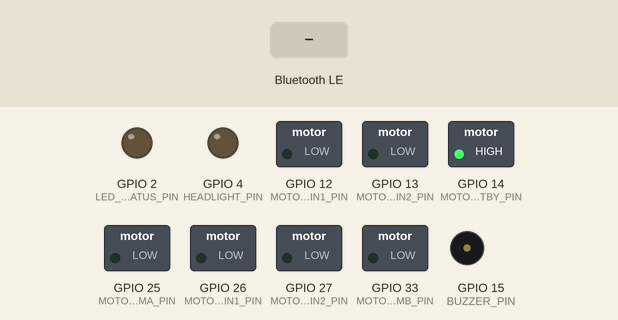
Recording of a sketch running on a simulated ESP32. Parts: switched loads named in the sketch (green lamp = pin HIGH), output pins drawn as LEDs (lit = HIGH), buzzer (waves = sounding, pin HIGH). The inputs (shaded band) are chosen by the test bench. Nothing arrives over Bluetooth unless stated; a phone connects over Bluetooth LE 3 s after start; what the sketch prints to the serial monitor is not drawn.

Above: at 2.2 s.
2.3 s: Bluetooth LE write "CMD:FWD" received
At 3.5 s:
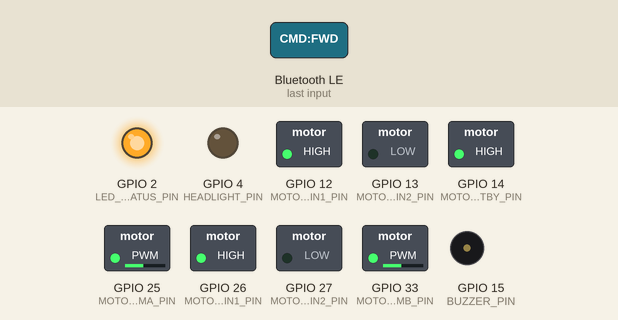
3.8 s: Bluetooth LE write "CMD:REV" received
At 4.7 s:
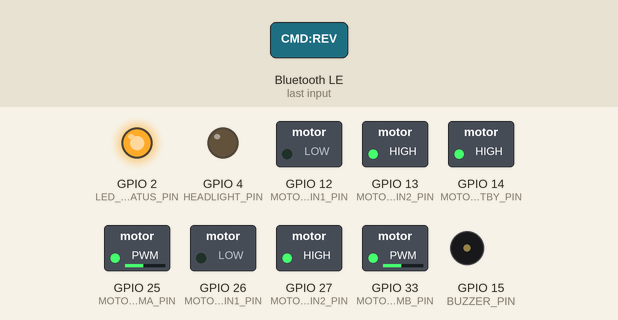
5.3 s: Bluetooth LE write "CMD:LFT" received
At 5.9 s:
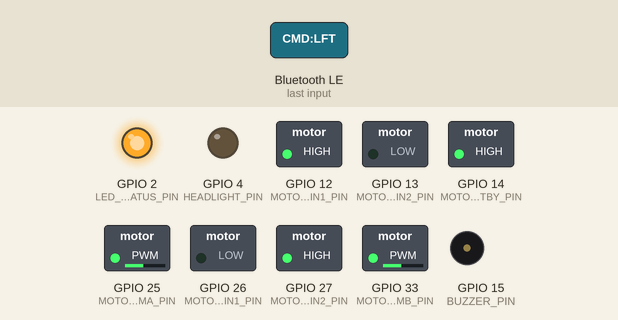
6.8 s: Bluetooth LE write "CMD:RGT" received
At 8.0 s:
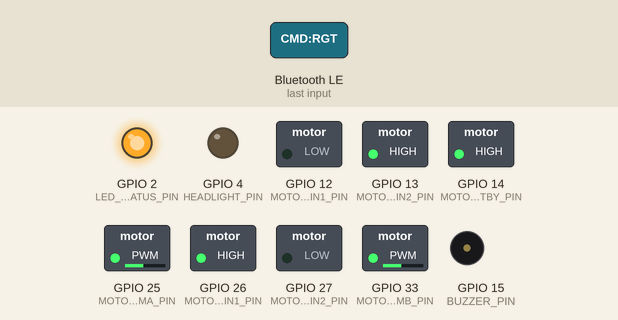
8.3 s: Bluetooth LE write "CMD:STP" received
At 9.3 s:
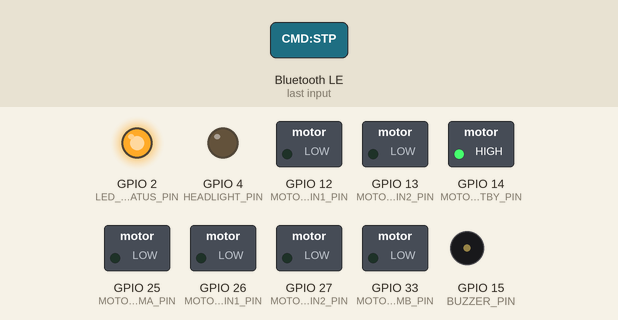
9.8 s: Bluetooth LE write "CMD:ESTOP" received
At 10.6 s:
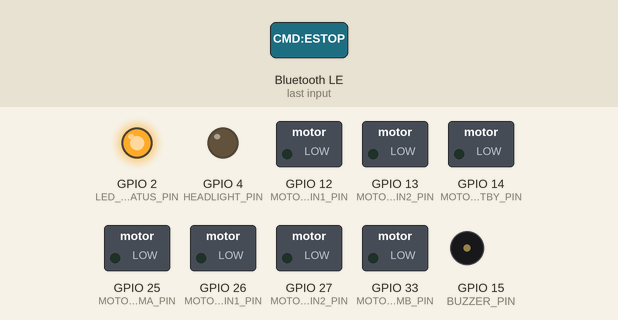
Timing chart, 0 to 12.5 s (numbered marks = the images above; inputs shaded):
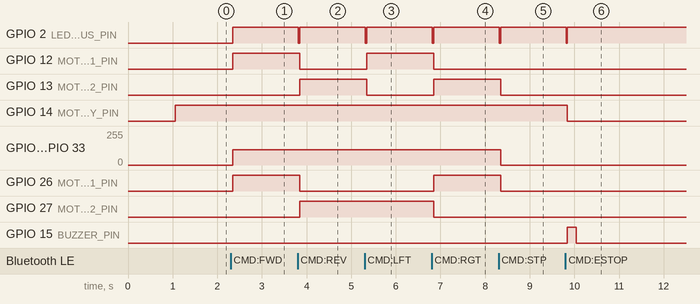

The sketch:

esp32_wheelchair_firmware.ino
```cpp
/*
 * ==============================================================================================
 * PROJECT: SMART VOICE-CONTROLLED WHEELCHAIR
 * INSTITUTION: Late G. N. Sapkal College of Engineering, Nashik
 * DEPARTMENT: Electronics and Telecommunication Engineering (B.E. E&TC 2026-2027)
 * STUDENTS: Pranjal Samadhan Sapkal, Purva Pradip Kothawade, Premal Bachhav
 * GUIDE: Prof. S. K. Khaire
 *
 * TARGET HARDWARE: ESP32 DevKit V1 (30-Pin Microcontroller)
 * COMPATIBILITY: ESP32 Arduino Core 2.x and 3.x+ Fully Supported!
 * COMMUNICATION: Web Bluetooth (BLE Nordic UART Service)
 * BAUD RATE: 115200 bps
 * ==============================================================================================
 */

#include <BLEDevice.h>
#include <BLEServer.h>
#include <BLEUtils.h>
#include <BLE2902.h>
#include <esp_arduino_version.h>

// ----------------------------------------------------------------------------------------------
// 1. PIN DEFINITIONS (Optimized for 30-Pin ESP32 DevKit V1)
// ----------------------------------------------------------------------------------------------
#define LED_STATUS_PIN      2   // Built-in Blue LED on 30-pin board

// TB6612FNG Dual MOSFET Motor Driver Pins
#define MOTOR_PWMA_PIN      25  // Left Motor Speed (PWM Pin)
#define MOTOR_AIN1_PIN      26  // Left Motor Direction 1
#define MOTOR_AIN2_PIN      27  // Left Motor Direction 2
#define MOTOR_STBY_PIN      14  // Hardware Standby (HIGH = Active, LOW = Motors Free)
#define MOTOR_BIN1_PIN      12  // Right Motor Direction 1
#define MOTOR_BIN2_PIN      13  // Right Motor Direction 2
#define MOTOR_PWMB_PIN      33  // Right Motor Speed (PWM Pin)

// Safety Sensors (Planned for when hardware arrives)
#define US_TRIG_PIN         5   // HC-SR04 Ultrasonic Trigger
#define US_ECHO_PIN         18  // HC-SR04 Ultrasonic Echo
#define IR_LEFT_PIN         19  // Left Ground / Cliff Proximity Sensor
#define IR_RIGHT_PIN        21  // Right Ground / Cliff Proximity Sensor
#define ESTOP_BUTTON_PIN    23  // Physical Emergency Stop Button (Active LOW)

// Peripheral & Indicators
#define HEADLIGHT_PIN       4   // Front Ultra-bright Headlights
#define BUZZER_PIN          15  // Siren Warning Buzzer
#define LDR_ANALOG_PIN      34  // Ambient Light Sensor (ADC1 CH6 - Input only)

// PWM Configuration for ESP32 LEDC hardware timers
#define PWM_FREQ            1000
#define PWM_RESOLUTION      8   // 8-bit resolution (0 - 255)
#define PWM_CHANNEL_A       0
#define PWM_CHANNEL_B       1

// Speed Duty Cycles
#define SPEED_SLOW_DUTY     115 // ~45% duty cycle
#define SPEED_FAST_DUTY     204 // ~80% duty cycle

// ----------------------------------------------------------------------------------------------
// 2. BLE NORDIC UART SERVICE DEFINITIONS
// ----------------------------------------------------------------------------------------------
#define SERVICE_UUID           "6e400001-b5a3-f393-e0a9-e50e24dcca9e" // UART Service UUID
#define CHARACTERISTIC_UUID_RX "6e400002-b5a3-f393-e0a9-e50e24dcca9e" // Web App writes here
#define CHARACTERISTIC_UUID_TX "6e400003-b5a3-f393-e0a9-e50e24dcca9e" // ESP32 notifies web app

BLEServer *pServer = NULL;
BLECharacteristic *pTxCharacteristic = NULL;
bool deviceConnected = false;
bool oldDeviceConnected = false;

// ----------------------------------------------------------------------------------------------
// 3. SYSTEM STATE VARIABLES
// ----------------------------------------------------------------------------------------------
enum WheelchairState {
  STATE_STOPPED,
  STATE_FORWARD,
  STATE_BACKWARD,
  STATE_LEFT,
  STATE_RIGHT,
  STATE_ESTOP
};

WheelchairState currentState = STATE_STOPPED;
uint8_t currentSpeedDuty = SPEED_SLOW_DUTY;
const char* currentSpeedName = "SLOW (45%)";
bool headlightsActive = false;
unsigned long lastHeartbeatMs = 0;

// ----------------------------------------------------------------------------------------------
// 4. FUNCTION DECLARATIONS & LEDC COMPATIBILITY WRAPPERS
// ----------------------------------------------------------------------------------------------
void initHardwarePins();
void applyMotorOutputs(WheelchairState state, uint8_t duty);
void processIncomingCommand(String cmd);
void printBanner();
void printStatusBox(const char* action, const char* leftMotor, const char* rightMotor);
void sendTelemetry(String msg);

// Core 2.x vs Core 3.x cross-version PWM writers
void writePWM_A(uint8_t duty) {
#if defined(ESP_ARDUINO_VERSION_MAJOR) && (ESP_ARDUINO_VERSION_MAJOR >= 3)
  ledcWrite(MOTOR_PWMA_PIN, duty);
#else
  ledcWrite(PWM_CHANNEL_A, duty);
#endif
}

void writePWM_B(uint8_t duty) {
#if defined(ESP_ARDUINO_VERSION_MAJOR) && (ESP_ARDUINO_VERSION_MAJOR >= 3)
  ledcWrite(MOTOR_PWMB_PIN, duty);
#else
  ledcWrite(PWM_CHANNEL_B, duty);
#endif
}

// ----------------------------------------------------------------------------------------------
// 5. BLE SERVER CALLBACKS
// ----------------------------------------------------------------------------------------------
class MyServerCallbacks : public BLEServerCallbacks {
  void onConnect(BLEServer* pServer) {
    deviceConnected = true;
    digitalWrite(LED_STATUS_PIN, HIGH);
    Serial.println();
    Serial.println("==================================================================");
    Serial.println("  [BLE EVENT] Smartphone Connected to Wheelchair!");
    Serial.println("  [STATUS] Continuous Voice Pipeline is ONLINE & Ready.");
    Serial.println("==================================================================");
    Serial.println();
  }

  void onDisconnect(BLEServer* pServer) {
    deviceConnected = false;
    digitalWrite(LED_STATUS_PIN, LOW);
    applyMotorOutputs(STATE_STOPPED, 0); // Safety fail-safe on disconnect
    Serial.println();
    Serial.println("  [BLE EVENT] Smartphone Disconnected. Motors safely frozen.");
    Serial.println();
  }
};

// ----------------------------------------------------------------------------------------------
// 6. BLE CHARACTERISTIC WRITE CALLBACK (RECEIVES WEB APP TOKENS)
// ----------------------------------------------------------------------------------------------
class MyCallbacks : public BLECharacteristicCallbacks {
  void onWrite(BLECharacteristic *pCharacteristic) {
    String rxValue = pCharacteristic->getValue().c_str();
    rxValue.trim();

    if (rxValue.length() > 0) {
      // Brief LED pulse for visual command confirmation
      digitalWrite(LED_STATUS_PIN, LOW);
      delay(30);
      digitalWrite(LED_STATUS_PIN, HIGH);

      processIncomingCommand(rxValue);
    }
  }
};

// ----------------------------------------------------------------------------------------------
// 7. SETUP
// ----------------------------------------------------------------------------------------------
void setup() {
  Serial.begin(115200);
  delay(1000);

  printBanner();
  initHardwarePins();

  // Initialize BLE Device
  Serial.println("[INIT] Initializing Bluetooth Low Energy (BLE)...");
  BLEDevice::init("Wheelchair-ESP32");

  // Create BLE Server
  pServer = BLEDevice::createServer();
  pServer->setCallbacks(new MyServerCallbacks());

  // Create Nordic UART Service
  BLEService *pService = pServer->createService(SERVICE_UUID);

  // Create TX Characteristic (ESP32 -> Phone)
  pTxCharacteristic = pService->createCharacteristic(
                        CHARACTERISTIC_UUID_TX,
                        BLECharacteristic::PROPERTY_NOTIFY
                      );
  pTxCharacteristic->addDescriptor(new BLE2902());

  // Create RX Characteristic (Phone -> ESP32)
  BLECharacteristic *pRxCharacteristic = pService->createCharacteristic(
                                           CHARACTERISTIC_UUID_RX,
                                           BLECharacteristic::PROPERTY_WRITE
                                         );
  pRxCharacteristic->setCallbacks(new MyCallbacks());

  // Start the service
  pService->start();

  // Start BLE Advertising
  BLEAdvertising *pAdvertising = BLEDevice::getAdvertising();
  pAdvertising->addServiceUUID(SERVICE_UUID);
  pAdvertising->setScanResponse(true);
  pAdvertising->setMinPreferred(0x06); // iPhone connection optimization
  pAdvertising->setMinPreferred(0x12);
  BLEDevice::startAdvertising();

  Serial.println("[INIT] BLE Advertising started as 'Wheelchair-ESP32'.");
  Serial.println("[INIT] Waiting for web app connection in Chrome...");
  Serial.println("------------------------------------------------------------------");
}

// ----------------------------------------------------------------------------------------------
// 8. MAIN LOOP
// ----------------------------------------------------------------------------------------------
void loop() {
  // Handle BLE reconnection cycle
  if (!deviceConnected && oldDeviceConnected) {
    delay(500);
    pServer->startAdvertising();
    Serial.println("[BLE] Re-advertising for connection...");
    oldDeviceConnected = deviceConnected;
  }
  if (deviceConnected && !oldDeviceConnected) {
    oldDeviceConnected = deviceConnected;
  }

  // Periodic heartbeat / status output every 5 seconds on Serial
  if (millis() - lastHeartbeatMs > 5000) {
    lastHeartbeatMs = millis();
    if (!deviceConnected) {
      Serial.println("[IDLE] Waiting for Web App connection... (Open Chrome on your phone)");
    }
  }

  delay(20);
}

// ----------------------------------------------------------------------------------------------
// 9. COMMAND PROCESSOR & STATE MACHINE
// ----------------------------------------------------------------------------------------------
void processIncomingCommand(String cmd) {
  cmd.toUpperCase();

  Serial.println();
  Serial.print("[RX PACKET RECEIVED]: ");
  Serial.println(cmd);

  if (cmd == "CMD:FWD") {
    currentState = STATE_FORWARD;
    applyMotorOutputs(currentState, currentSpeedDuty);
    printStatusBox("DRIVE FORWARD", "FORWARD (CW)", "FORWARD (CW)");
    sendTelemetry("ACK:FORWARD_OK");
  }
  else if (cmd == "CMD:REV") {
    currentState = STATE_BACKWARD;
    applyMotorOutputs(currentState, currentSpeedDuty);
    printStatusBox("DRIVE BACKWARD", "REVERSE (CCW)", "REVERSE (CCW)");
    sendTelemetry("ACK:BACKWARD_OK");
  }
  else if (cmd == "CMD:LFT") {
    currentState = STATE_LEFT;
    applyMotorOutputs(currentState, currentSpeedDuty);
    printStatusBox("PIVOT TURN LEFT", "REVERSE (CCW)", "FORWARD (CW)");
    sendTelemetry("ACK:LEFT_OK");
  }
  else if (cmd == "CMD:RGT") {
    currentState = STATE_RIGHT;
    applyMotorOutputs(currentState, currentSpeedDuty);
    printStatusBox("PIVOT TURN RIGHT", "FORWARD (CW)", "REVERSE (CCW)");
    sendTelemetry("ACK:RIGHT_OK");
  }
  else if (cmd == "CMD:STP") {
    currentState = STATE_STOPPED;
    applyMotorOutputs(currentState, 0);
    printStatusBox("MOTOR STOP", "BRAKE (LOW)", "BRAKE (LOW)");
    sendTelemetry("ACK:STOP_OK");
  }
  else if (cmd == "CMD:ESTOP") {
    currentState = STATE_ESTOP;
    applyMotorOutputs(currentState, 0);
    digitalWrite(MOTOR_STBY_PIN, LOW); // Immediate TB6612 hardware cutoff
    digitalWrite(BUZZER_PIN, HIGH);
    delay(200);
    digitalWrite(BUZZER_PIN, LOW);
    printStatusBox("EMERGENCY SHUTDOWN", "HARDWARE CUTOFF", "HARDWARE CUTOFF");
    sendTelemetry("ACK:ESTOP_TRIGGERED");
  }
  else if (cmd == "CMD:SPD_LOW") {
    currentSpeedDuty = SPEED_SLOW_DUTY;
    currentSpeedName = "SLOW (45%)";
    if (currentState != STATE_STOPPED && currentState != STATE_ESTOP) {
      applyMotorOutputs(currentState, currentSpeedDuty);
    }
    Serial.print("  [SPEED SETTING] Switched to: ");
    Serial.println(currentSpeedName);
    sendTelemetry("ACK:SPEED_SLOW");
  }
  else if (cmd == "CMD:SPD_HIGH") {
    currentSpeedDuty = SPEED_FAST_DUTY;
    currentSpeedName = "FAST (80%)";
    if (currentState != STATE_STOPPED && currentState != STATE_ESTOP) {
      applyMotorOutputs(currentState, currentSpeedDuty);
    }
    Serial.print("  [SPEED SETTING] Switched to: ");
    Serial.println(currentSpeedName);
    sendTelemetry("ACK:SPEED_FAST");
  }
  else if (cmd == "CMD:LGT_ON") {
    headlightsActive = true;
    digitalWrite(HEADLIGHT_PIN, HIGH);
    Serial.println("  [PERIPHERAL] Ultra-Bright Headlights: ON");
    sendTelemetry("ACK:LIGHTS_ON");
  }
  else if (cmd == "CMD:LGT_OFF") {
    headlightsActive = false;
    digitalWrite(HEADLIGHT_PIN, LOW);
    Serial.println("  [PERIPHERAL] Ultra-Bright Headlights: OFF");
    sendTelemetry("ACK:LIGHTS_OFF");
  }
  else {
    Serial.print("  [WARN] Unknown command token: ");
    Serial.println(cmd);
    sendTelemetry("ERR:UNKNOWN_TOKEN");
  }
}

// ----------------------------------------------------------------------------------------------
// 10. MOTOR OUTPUT CONTROLLER (TB6612FNG H-BRIDGE MAPPING)
// ----------------------------------------------------------------------------------------------
void applyMotorOutputs(WheelchairState state, uint8_t duty) {
  // When active, ensure STBY pin is HIGH
  if (state != STATE_STOPPED && state != STATE_ESTOP) {
    digitalWrite(MOTOR_STBY_PIN, HIGH);
  }

  switch (state) {
    case STATE_FORWARD:
      // Left Motor Forward
      digitalWrite(MOTOR_AIN1_PIN, HIGH);
      digitalWrite(MOTOR_AIN2_PIN, LOW);
      writePWM_A(duty);

      // Right Motor Forward
      digitalWrite(MOTOR_BIN1_PIN, HIGH);
      digitalWrite(MOTOR_BIN2_PIN, LOW);
      writePWM_B(duty);
      break;

    case STATE_BACKWARD:
      // Left Motor Reverse
      digitalWrite(MOTOR_AIN1_PIN, LOW);
      digitalWrite(MOTOR_AIN2_PIN, HIGH);
      writePWM_A(duty);

      // Right Motor Reverse
      digitalWrite(MOTOR_BIN1_PIN, LOW);
      digitalWrite(MOTOR_BIN2_PIN, HIGH);
      writePWM_B(duty);
      break;

    case STATE_LEFT:
      // Pivot Turn: Left Motor Reverse, Right Motor Forward
      digitalWrite(MOTOR_AIN1_PIN, LOW);
      digitalWrite(MOTOR_AIN2_PIN, HIGH);
      writePWM_A(duty);

      digitalWrite(MOTOR_BIN1_PIN, HIGH);
      digitalWrite(MOTOR_BIN2_PIN, LOW);
      writePWM_B(duty);
      break;

    case STATE_RIGHT:
      // Pivot Turn: Left Motor Forward, Right Motor Reverse
      digitalWrite(MOTOR_AIN1_PIN, HIGH);
      digitalWrite(MOTOR_AIN2_PIN, LOW);
      writePWM_A(duty);

      digitalWrite(MOTOR_BIN1_PIN, LOW);
      digitalWrite(MOTOR_BIN2_PIN, HIGH);
      writePWM_B(duty);
      break;

    case STATE_STOPPED:
    case STATE_ESTOP:
    default:
      // Active Brake: Both direction pins LOW, PWM 0
      digitalWrite(MOTOR_AIN1_PIN, LOW);
      digitalWrite(MOTOR_AIN2_PIN, LOW);
      writePWM_A(0);

      digitalWrite(MOTOR_BIN1_PIN, LOW);
      digitalWrite(MOTOR_BIN2_PIN, LOW);
      writePWM_B(0);

      if (state == STATE_ESTOP) {
        digitalWrite(MOTOR_STBY_PIN, LOW); // Cut motor bridge power completely
      }
      break;
  }
}

// ----------------------------------------------------------------------------------------------
// 11. HARDWARE PIN INITIALIZATION (Dual Core 2.x & 3.x Compatibility)
// ----------------------------------------------------------------------------------------------
void initHardwarePins() {
  pinMode(LED_STATUS_PIN, OUTPUT);
  digitalWrite(LED_STATUS_PIN, LOW);

  pinMode(MOTOR_AIN1_PIN, OUTPUT);
  pinMode(MOTOR_AIN2_PIN, OUTPUT);
  pinMode(MOTOR_BIN1_PIN, OUTPUT);
  pinMode(MOTOR_BIN2_PIN, OUTPUT);
  pinMode(MOTOR_STBY_PIN, OUTPUT);
  digitalWrite(MOTOR_STBY_PIN, HIGH);

  pinMode(HEADLIGHT_PIN, OUTPUT);
  digitalWrite(HEADLIGHT_PIN, LOW);

  pinMode(BUZZER_PIN, OUTPUT);
  digitalWrite(BUZZER_PIN, LOW);

  // Setup ESP32 Hardware PWM channels for Motor A & B
#if defined(ESP_ARDUINO_VERSION_MAJOR) && (ESP_ARDUINO_VERSION_MAJOR >= 3)
  // ESP32 Arduino Core 3.0+ Modern API
  ledcAttach(MOTOR_PWMA_PIN, PWM_FREQ, PWM_RESOLUTION);
  ledcAttach(MOTOR_PWMB_PIN, PWM_FREQ, PWM_RESOLUTION);
  ledcWrite(MOTOR_PWMA_PIN, 0);
  ledcWrite(MOTOR_PWMB_PIN, 0);
#else
  // ESP32 Arduino Core 2.0.x Legacy API
  ledcSetup(PWM_CHANNEL_A, PWM_FREQ, PWM_RESOLUTION);
  ledcAttachPin(MOTOR_PWMA_PIN, PWM_CHANNEL_A);
  ledcWrite(PWM_CHANNEL_A, 0);

  ledcSetup(PWM_CHANNEL_B, PWM_FREQ, PWM_RESOLUTION);
  ledcAttachPin(MOTOR_PWMB_PIN, PWM_CHANNEL_B);
  ledcWrite(PWM_CHANNEL_B, 0);
#endif

  Serial.println("[INIT] All GPIO pins & PWM channels configured successfully.");
}

// ----------------------------------------------------------------------------------------------
// 12. TELEMETRY & FORMATTED SERIAL PRINTERS
// ----------------------------------------------------------------------------------------------
void sendTelemetry(String msg) {
  if (deviceConnected && pTxCharacteristic) {
    pTxCharacteristic->setValue(msg.c_str());
    pTxCharacteristic->notify();
  }
}

void printBanner() {
  Serial.println();
  Serial.println("+------------------------------------------------------------------+");
  Serial.println("|          SMART VOICE-CONTROLLED WHEELCHAIR (PROTOTYPE)           |");
  Serial.println("|  Late G. N. Sapkal College of Engineering - B.E. E&TC 2026-2027  |");
  Serial.println("|  Team: Pranjal Sapkal | Purva Kothawade | Premal Bachhav         |");
  Serial.println("|  Guide: Prof. S. K. Khaire                                       |");
  Serial.println("+------------------------------------------------------------------+");
  Serial.println("|  Controller : ESP32 DevKit V1 (30-Pin)                           |");
  Serial.println("|  Link       : Web Bluetooth Low Energy (Nordic UART Service)     |");
  Serial.println("|  Baud Rate  : 115200 bps                                         |");
  Serial.println("+------------------------------------------------------------------+");
  Serial.println();
}

void printStatusBox(const char* action, const char* leftMotor, const char* rightMotor) {
  Serial.println("  ┌────────────────────────────────────────────────────────────┐");
  Serial.printf ("  │ ACTION      : %-43s│\n", action);
  Serial.printf ("  │ LEFT MOTOR  : %-43s│\n", leftMotor);
  Serial.printf ("  │ RIGHT MOTOR : %-43s│\n", rightMotor);
  Serial.printf ("  │ SPEED PWM   : %-43s│\n", currentSpeedName);
  Serial.printf ("  │ HEADLIGHTS  : %-43s│\n", headlightsActive ? "ON" : "OFF");
  Serial.println("  └────────────────────────────────────────────────────────────┘");
}
```

Measured:
- after the input at 2.3 s, GPIO 2 (LED_STATUS_PIN): LOW → HIGH at once; GPIO 12 (MOTOR_BIN1_PIN), GPIO 26 (MOTOR_AIN1_PIN): LOW → HIGH after 0.05 s; GPIO 25 (MOTOR_PWMA_PIN), GPIO 33 (MOTOR_PWMB_PIN): 0/255 → 115/255 after 0.05 s
- after the input at 3.8 s, GPIO 2 (LED_STATUS_PIN): HIGH → LOW at once, → HIGH 0.03 s later; GPIO 12 (MOTOR_BIN1_PIN), GPIO 26 (MOTOR_AIN1_PIN): HIGH → LOW after 0.05 s; GPIO 13 (MOTOR_BIN2_PIN), GPIO 27 (MOTOR_AIN2_PIN): LOW → HIGH after 0.05 s
- after the input at 5.3 s, GPIO 2 (LED_STATUS_PIN): HIGH → LOW at once, → HIGH 0.03 s later; GPIO 12 (MOTOR_BIN1_PIN): LOW → HIGH after 0.05 s; GPIO 13 (MOTOR_BIN2_PIN): HIGH → LOW after 0.05 s
- after the input at 6.8 s, GPIO 2 (LED_STATUS_PIN): HIGH → LOW at once, → HIGH 0.03 s later; GPIO 12 (MOTOR_BIN1_PIN), GPIO 27 (MOTOR_AIN2_PIN): HIGH → LOW after 0.05 s; GPIO 13 (MOTOR_BIN2_PIN), GPIO 26 (MOTOR_AIN1_PIN): LOW → HIGH after 0.05 s
- after the input at 8.3 s, GPIO 2 (LED_STATUS_PIN): HIGH → LOW at once, → HIGH 0.03 s later; GPIO 13 (MOTOR_BIN2_PIN), GPIO 26 (MOTOR_AIN1_PIN): HIGH → LOW after 0.05 s; GPIO 25 (MOTOR_PWMA_PIN), GPIO 33 (MOTOR_PWMB_PIN): 115/255 → 0/255 after 0.05 s
- after the input at 9.8 s, GPIO 2 (LED_STATUS_PIN): HIGH → LOW at once, → HIGH 0.03 s later; GPIO 14 (MOTOR_STBY_PIN): HIGH → LOW after 0.05 s; GPIO 15 (BUZZER_PIN): LOW → HIGH after 0.05 s, → LOW 0.20 s later
